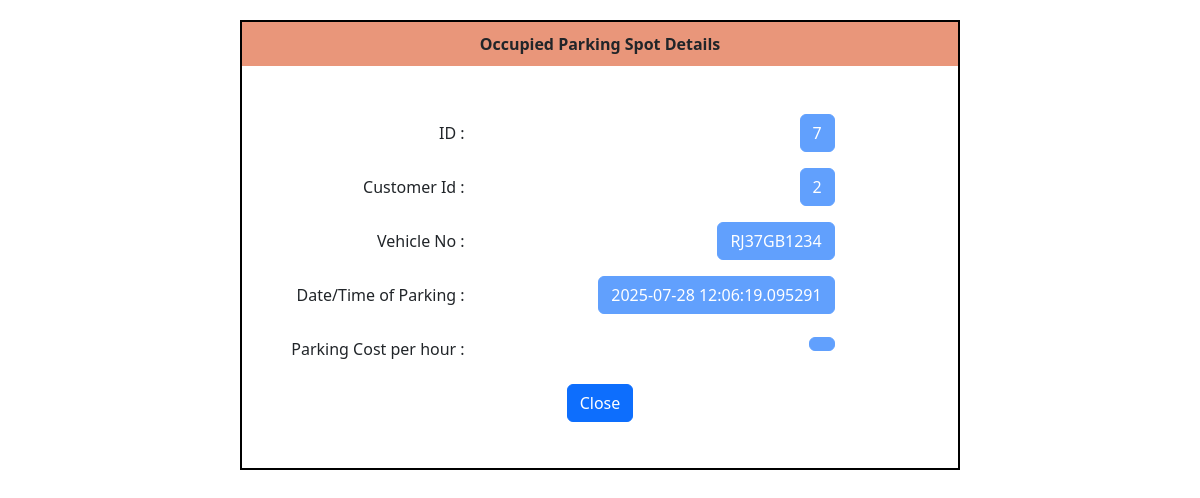
The page /occupied/1/7 on the database as committed earlier.
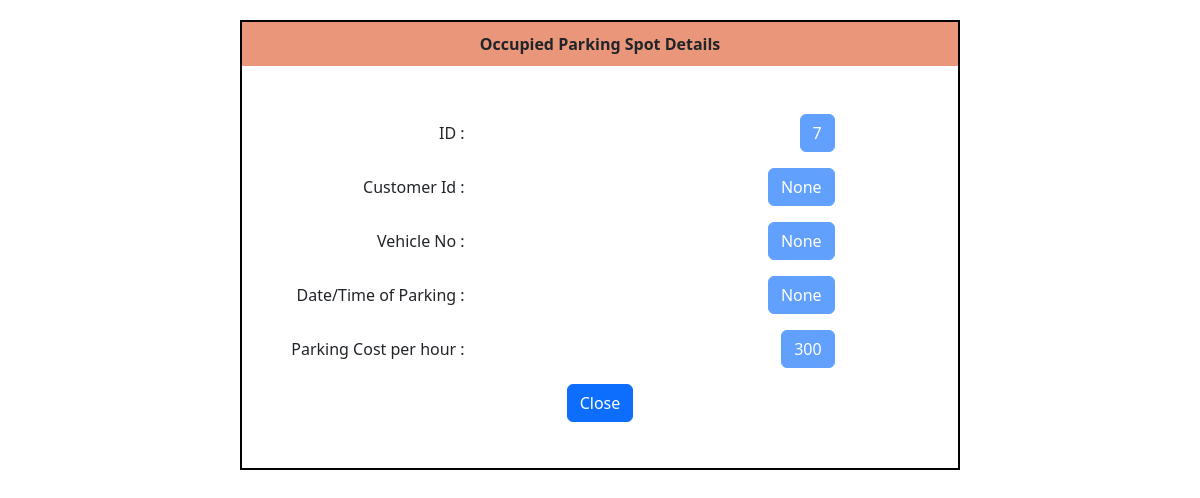
The same page on the database as committed later.
### application/models.py (models this page shows)
class Parking_spot(db.Model):
    id = db.Column(db.Integer, primary_key= True)
    lot_id = db.Column(db.Integer, db.ForeignKey('parking_lot.id') ,nullable = False )
    status = db.Column(db.String(), default = 'available')
    occupied_user = db.Column(db.Integer , db.ForeignKey('users.id'))
    vehicle_no = db.Column(db.String())
    parking_time = db.Column(db.DateTime())

class Parking_lot(db.Model):
    id = db.Column(db.Integer , primary_key = True)
    prime_location_name = db.Column(db.String())
    Price = db.Column(db.Integer)
    Address = db.Column(db.String())
    Pin_code = db.Column(db.Integer , nullable = False)
    maximum_number_of_spots = db.Column(db.Integer)
    spot = db.relationship('Parking_spot' ,cascade = 'all,delete ,delete-orphan', backref = 'parking_lot')
    occupied_spot = db.Column(db.Integer)

### application/controllers.py (the view)
@app.route("/occupied/<int:lot_id>/<int:spot_id>")
def occupied(lot_id ,spot_id):
    this_lot = Parking_lot.query.filter_by(id = lot_id).first()
    spot = Parking_spot.query.filter_by(id = spot_id).first()
    return render_template("occupied_prk.html" , this_lot = this_lot , spot = spot )

### templates/occupied_prk.html (shortened to what this page needs)
<!DOCTYPE html>
<html lang="en">
<head>
    <link href="https://cdn.jsdelivr.net/npm/bootstrap@5.3.7/dist/css/bootstrap.min.css" rel="stylesheet">
</head>
<body>
    <div style="border: 2px solid black; width: 60%;height: 450px; margin: auto; margin-top: 20px;text-align: end;">
        <div style="text-align: center; padding: 10px; background-color: darksalmon;" ><b>Occupied Parking Spot Details</b></div>
        <div class="my-5">
           <div class="row mb-3">
            <label for="email" class="col-sm-4 col-form-label">ID :</label>
            <div class="col-sm-6">
            <button type="button" class="btn btn-primary" disabled>{{spot.id}}</button>
            </div>
        </div>
        <div class="row mb-3">
            <label for="add" class="col-sm-4 col-form-label">Customer Id :</label>
            <div class="col-sm-6">
            <button type="button" class="btn btn-primary" disabled>{{spot.occupied_user}}</button>
            </div>
        </div>
        <div class="row mb-3">
            <label for="pin" class="col-sm-4 col-form-label">Vehicle No  :</label>
            <div class="col-sm-6">
            <button type="button" class="btn btn-primary" disabled>{{spot.vehicle_no}}</button>
            </div>
        </div>
        <div class="row mb-3">
            <label for="name" class="col-sm-4 col-form-label" >Date/Time of Parking :</label>
            <div class="col-sm-6">
            <button type="button" class="btn btn-primary" disabled>{{spot.parking_time}}</button>
            </div>
        </div>
        <div class="row mb-3">
            <label for="name" class="col-sm-4 col-form-label" >Parking Cost per hour :</label>
            <div class="col-sm-6">
            <button type="button" class="btn btn-primary" disabled>{{this_lot.Price}}</button>
            </div>
        </div>
        <div class="d-flex justify-content-evenly">
            <div class="d-grid gap-4 d-md-block">
                <a class="btn btn-primary" href="/view_spot/{{this_lot.id}}/{{spot.id}}" role="button">Close</a>
            </div>
        </div>
    </div>
</body>
</html>

Rows that differ between the two databases and show on the page:
changed Parking_spot id 7: occupied_user "2" → "None"; vehicle_no "RJ37GB1234" → "None"; parking_time "2025-07-28 12:06:19.095291" → "None"
added Parking_lot: Price "300"
